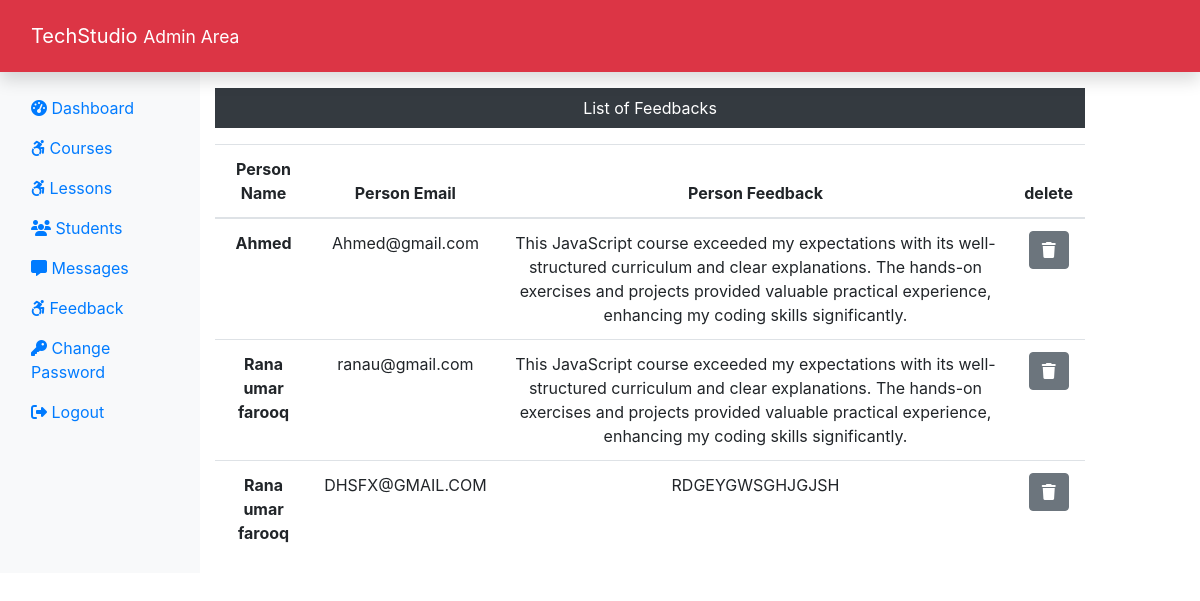
The app's page /admin_feedback.php (signed in) with its own data.
### tables this page shows
CREATE TABLE `feedback` (
  `feedback_id` int(11) NOT NULL,
  `feedback_name` varchar(255) NOT NULL,
  `feedback_email` varchar(255) NOT NULL,
  `feedback_des` varchar(255) NOT NULL
);

### admin_feedback.php (the view, shortened to what this page needs)
<?php
require_once "dbconnection.php";
include ('adminheader.php');
?>
<div class="col-sm-9 mt-5 text-center">
    <p class="bg-dark text-white p-2">List of Feedbacks</p>
    <?php
    $sql = "select * from feedback";
    $result = mysqli_query($mysqli, $sql);
    if(mysqli_num_rows($result) > 0){
    ?>
        <table class="table">
            <thead>
                <tr>
                    <th scope="col">Person Name</th>
                    <th scope="col">Person Email</th>
                    <th scope="col">Person Feedback</th>
                    <th scope="col">delete</th>
                </tr>
            </thead>
            <tbody>
                <?php
                while($row = mysqli_fetch_assoc($result)){
                    echo '<tr>';
                    echo '<th scope="row">'.$row['feedback_name'].'</th>';
                    echo '<td>'.$row['feedback_email'].'</td>';
                    echo '<td>'.$row['feedback_des'].'</td>';
                    echo '<td>';
                    echo '<form action="" method="post" class="d-inline">
                    <input type="hidden" name="id" value='.$row["feedback_id"].'>
                    <button type="submit" class="btn btn-secondary" name="delete"><i class="fa-solid fa-trash"></i></button>
                    </form>
                    </td></tr>';
                }?>
            </tbody>
        </table>
    <?php } else {
        echo "0 Result";
    }
        ?>
</div>
</div>
</body>
</html>

### css/style.css (style rules this page uses)
:root { --color-1 : #dc3545; -color-2 : #225470; }

### records on screen
feedback: feedback_name "Ahmed", feedback_email "Ahmed@gmail.com", feedback_des "This JavaScript course exceeded my expectations with its well-structured curriculum and clear explanations. The hands-on exercises and projects provided valuable practical experience, enhancing my coding skills significantly."
feedback: feedback_name "Rana umar farooq", feedback_email "ranau@gmail.com", feedback_des "This JavaScript course exceeded my expectations with its well-structured curriculum and clear explanations. The hands-on exercises and projects provided valuable practical experience, enhancing my coding skills significantly."
feedback: feedback_name "Rana umar farooq", feedback_email "DHSFX@GMAIL.COM", feedback_des "RDGEYGWSGHJGJSH"
